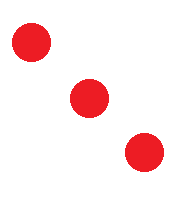
#> input picture TP-2/imagenes/cara_dado.png, 195 x 200 px
$ python ej2A.py
#> lines starting #> are read from the running program, lines starting #| are printed output that depends on the picture; after the words box and inside, x2 and y2 are one past the last pixel; in counts of white or black regions, pixels touching at a corner belong together
import cv2

imagen = cv2.imread("imagenes/cara_dado.png")
#> imagen is the input picture: shape (200, 195, 3); mean B, G, R 234.8, 234.1, 253.3
imagen_gris = cv2.cvtColor(imagen, cv2.COLOR_BGR2GRAY)
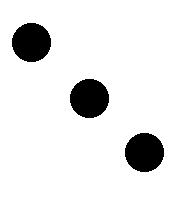
#> imagen_gris: shape (200, 195); values 91 (black) and 255 (white), 90.8% white; 3 black regions, box (x1, y1, x2, y2) and area: (12, 23, 51, 62) 1199, (70, 79, 109, 118) 1199, (125, 133, 164, 172) 1199

bordes = cv2.Canny(imagen_gris, 100, 200)
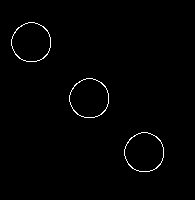
#> bordes: shape (200, 195); 0.98% white in thin lines or dots, all inside (x1, y1, x2, y2) = (11, 22, 164, 172)
bordes = cv2.dilate(bordes, None, iterations=1)
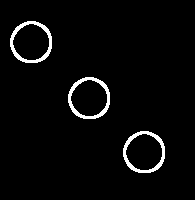
#> bordes: shape (200, 195); 3.4% white; 3 white regions
bordes = cv2.erode(bordes, None, iterations=1)

contornos, jerarquia = cv2.findContours(bordes, cv2.RETR_EXTERNAL, cv2.CHAIN_APPROX_SIMPLE)
#> contornos = 3 contours; box (x1, y1, x2, y2) and area: (124, 132, 164, 172) 1204, (69, 78, 109, 118) 1204, (11, 22, 51, 62) 1204; jerarquia = [[1, -1, -1, -1], [2, 0, -1, -1], [-1, 1, -1, -1]]

cv2.drawContours(imagen, contornos, -1, (0, 0, 255), 2)

texto = "Contornos encontrados: "+ str(len(contornos))
#> texto = 'Contornos encontrados: 3'
cv2.putText(imagen, texto, (10,20), cv2.FONT_HERSHEY_SIMPLEX, 0.4, (255, 0, 0), 1)
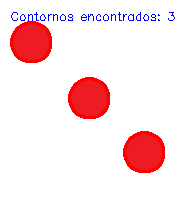
#> imagen: shape (200, 195, 3); mean B, G, R 229.8, 226.9, 251.4
#Modificación realizada en el tamaño del texto agregado, el texto en 0.7 se sobresalía de la imagen.

cv2.imshow("Imagen", imagen)
cv2.waitKey(0)
cv2.destroyAllWindows()
